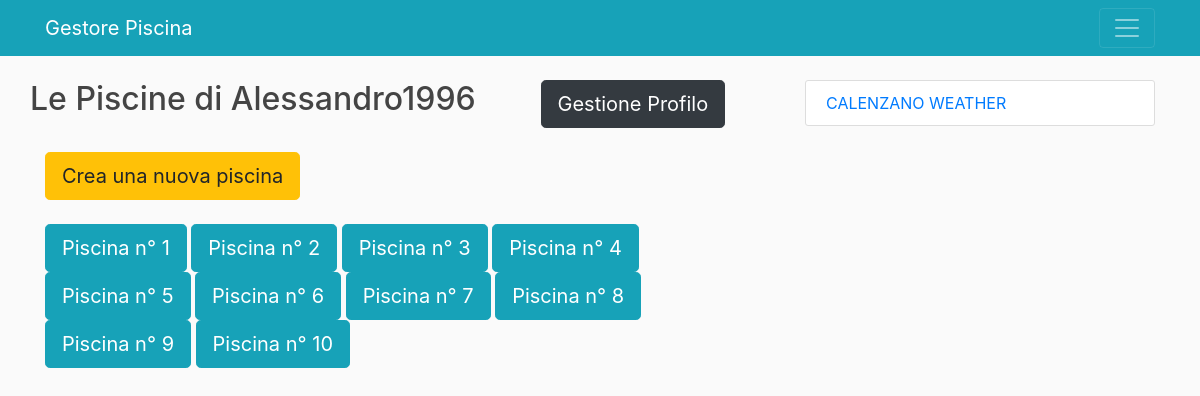
The app's page /mia_piscina/ (signed in), older data.
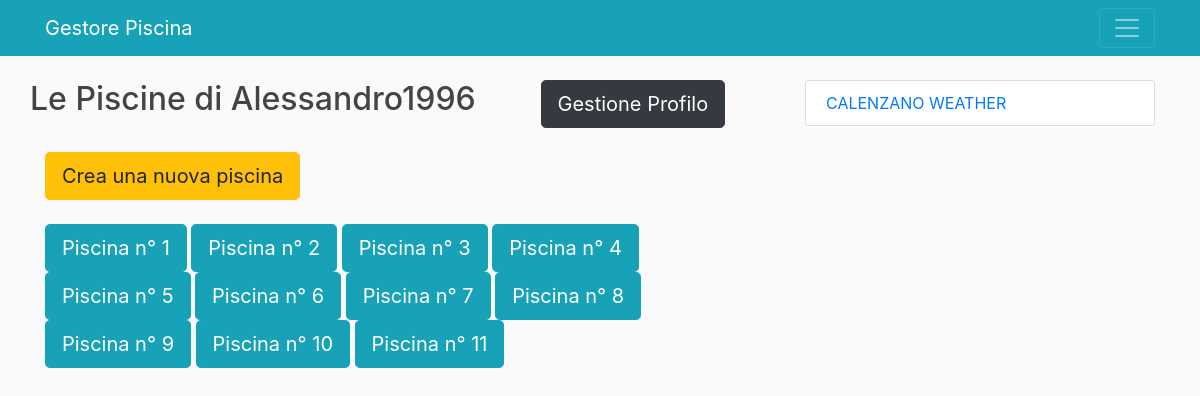
The same page, newer data.
### blog/models.py (models this page shows, shortened)
class Piscina(models.Model):
    n_piscina = models.IntegerField(default=1)
    user = models.ForeignKey(User, on_delete=models.CASCADE)

### blog/views.py (the view)
# urls.py: path('mia_piscina/', HomeView.as_view(), name='blog-home2'),
class HomeView(ListView):
    model = Piscina
    context_object_name = 'piscine'
    template_name = 'blog/home.html'

### blog/templates/blog/home.html
{% extends "blog/base.html" %}
{%block content%}
	<div class = "row">
	<h2>Le Piscine di {{ user.username }}</h2>
	<a type="button" class="btn btn-dark btn-lg mx-auto" href="{% url 'profile'%}">Gestione Profilo</a>
	</div>
	<br>
	<a type="button" class="btn btn-warning btn-lg" href="{% url 'create_pool'%}">Crea una nuova piscina</a>
	<br><br>
	{% for piscina in piscine %}
		{% if piscina.user.username == user.username %}
			<a type="button" class="btn btn-info btn-lg" href="{% url 'blog-mia_piscina' user.username piscina.n_piscina%}">Piscina n° {{ piscina.n_piscina }}</a>
		{% endif %}
	{% endfor %}
{% endblock content %}

Row changes from the older to the newer data that the page shows:
added Piscina: n_piscina "11"
